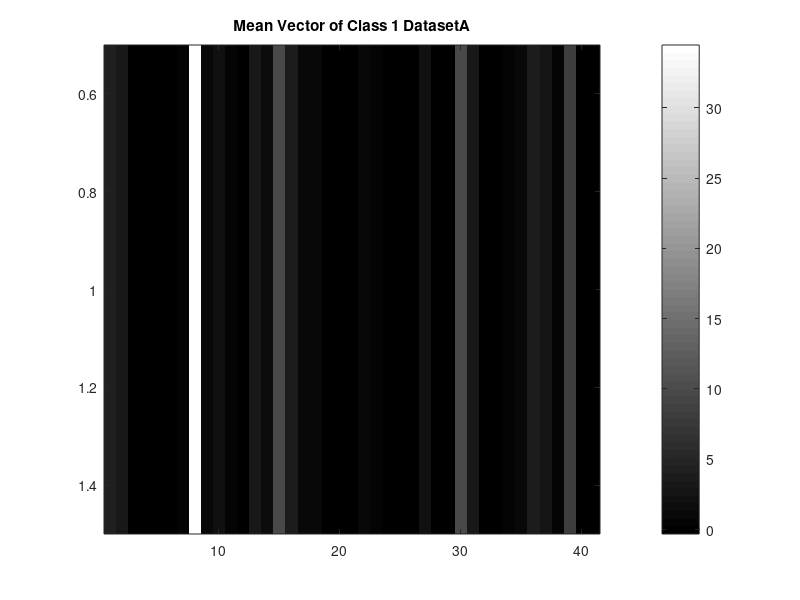
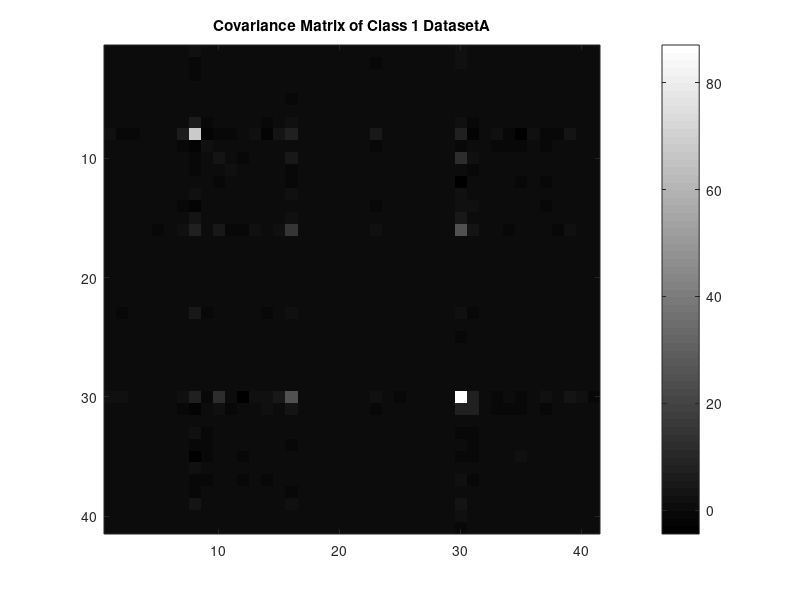
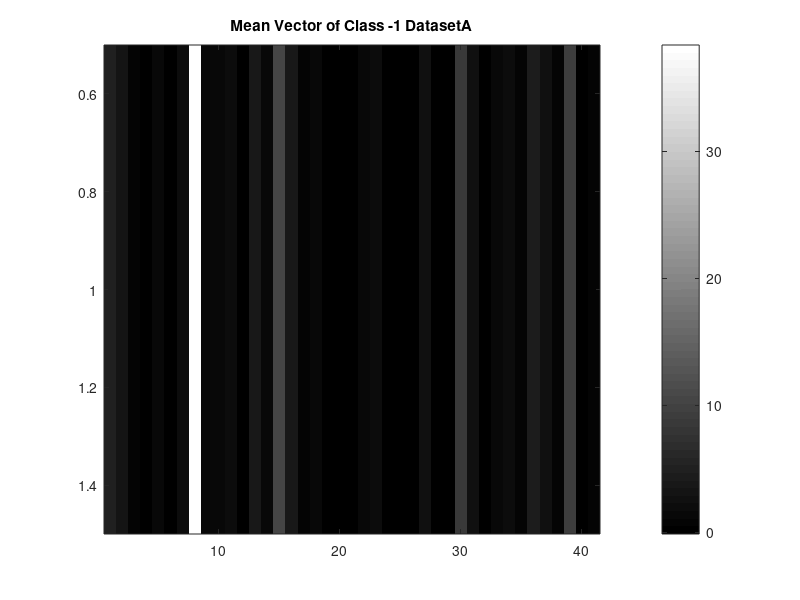
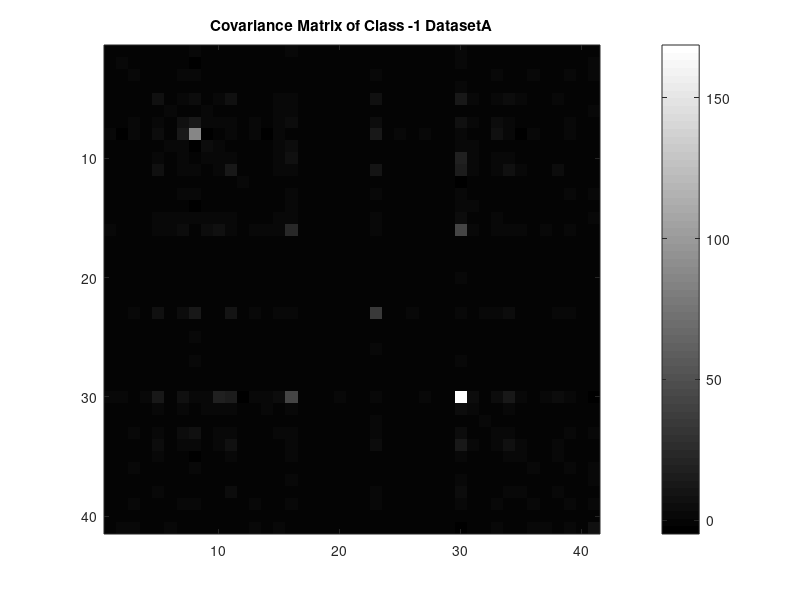

These charts were generated, in order, by the following MATLAB code: (Note: this script raises an error after producing the figures.)
%%MAT Cousulting for Chem R US by Tom Wagner, Alexander Allen, MingYi Wang

%read in D
Doriginal = csvread('DatasetA.csv');

%Break D into id's, class, and features
IDA=Doriginal(:,1); %id column
Class=Doriginal(:,end);   % Y contains the class labels 1 or -1
DA=Doriginal(:,2:(end-1));  % All the rest are the featuresUnIDA=Doriginal(:,2:end);

%% define positive class and calculate mean and covariance
DAp = DA(Class==1,:); %Class 1 of DSA;
[mp,np]=size(DAp);
DAp_mean = (1/mp)*ones(1,mp)*DAp;

figure
imagesc(DAp_mean)
title('Mean Vector of Class 1 DatasetA')
colormap(gray)
colorbar

DAp_centered= DAp - (1/mp)*(ones(mp,mp)*DAp);

CovAp = (1/(mp-1))*DAp_centered'*DAp_centered; %Covariance of class 1

figure 
imagesc(CovAp)
title('Covariance Matrix of Class 1 DatasetA')
colormap(gray)
colorbar

%% define negative class and caluclate mean and covariance

DAn = DA(Class==-1,:); 
[mn,nn]=size(DAn);
DAn_mean=(1/mn)*ones(1,mn)*DAn;

figure
imagesc(DAn_mean)
title('Mean Vector of Class -1 DatasetA')
colormap(gray)
colorbar

DAn_centered=DAn - (1/mn)*(ones(mn,mn)*DAn);

CovAn = (1/(mn-1))*DAn_centered'*DAn_centered;

figure 
imagesc(CovAn)
title('Covariance Matrix of Class -1 DatasetA')
colormap(gray)
colorbar

%% Define testing and trianing sets

% Training and testing matrices for DatasetA

% Classp_train  := Class 1 training data
% Classm_train  := Class -1 training data
% Classp_test   := Class 1 testing data
% Classm_test   := Class -1 testing  data


% Set random number to an initial seed
[r,c]=size(DA);
s=RandStream('mt19937ar','Seed',550);
%generate a permutation of the data
p=randperm(s,r);
DA=DA(p,:);
Y=Class(p);
%Use trainpct percent of the data for training and the rest for testing.
trainpct=.90;
train_size=ceil(r*trainpct);

% Grab training and test data
Train = DA(1:train_size,:);
Test = DA(train_size+1:end,:);
YTrain = Y(1:train_size,:);
YTest = Y(train_size+1:end,:);

%Break them up into Class 1 and Class -1
Classp_train = Train(YTrain==1,:);
Classm_train = Train(YTrain==-1,:);

Classp_test = Test(YTest==1,:);
Classm_test = Test(YTest==-1,:);

%% Mean Method on DatasetA


%Calculate the mean classifier 

% Calculate w as difference of the class means
meanp=mean(Classp_train);
meanm=mean(Classm_train);
w=(meanp-meanm)';
w=w/norm(w);

t= (meanp+meanm)./2*w;
%%%%%%%%%%%%%%%%%%%%%%%%%%%%%%%%%%%%%%%%%%%%%%%%%%%%%%%%%%%%%%%%%%

% Count the number of training  points missclassified in each class. 

MeanPosErrorTrain = sum(Classp_train*w <= t);
MeanNegErrorTrain = sum(Classm_train*w >= t);

MeanTrainError = ((MeanPosErrorTrain + MeanNegErrorTrain)/(size(Train,1)))

%Calculate the testing error of the Mean Method

MeanPosErrorTest = sum(Classp_test*w <= t);
MeanNegErrorTest = sum(Classm_test*w >= t);

MeanTestError = ((MeanPosErrorTest + MeanNegErrorTest)/(size(Test,1))) 

HistClass(Classp_train,Classm_train,w,t,...
    'Mean Method Training Results',MeanTrainError); %Histogram of Mean Training Results

HistClass(Classp_train,Classm_train,w,t,...
    'Mean Method Testing Results',MeanTestError); %Histogram of Mean Testing Results


%% Fisher method on DatasetA

meanp=mean(Classp_train);
meanm=mean(Classm_train);

psize=size(Classp_train,1)
nsize=size(Classm_train,1)
Bp=Classp_train-ones(psize,1)*meanp
Bn=Classm_train-ones(nsize,1)*meanm;

Sw=Bp'*Bp+Bn'*Bn;
wfisher = Sw\(meanp-meanm)';
wfisher=wfisher/norm(wfisher)

tfisher=(meanp+meanm)./2*wfisher%
%%%%%%%%%%%%%%%%%%%%%%%%%%%%%%%%%%%%%%%%%%%%%%%%%%%%%%%

% Analyze training data  results of the Fisher Linear Discriminant

FisherPosErrorTrain = sum(Classp_train*wfisher <= tfisher)%
FisherNegErrorTrain = sum(Classm_train*wfisher >= tfisher)%

FisherTrainError= ((FisherPosErrorTrain + FisherNegErrorTrain)/(size(Train,1)))  

HistClass(Classp_train,Classm_train,wfisher,tfisher,...
    'Fisher Method Training Results',FisherTrainError); % Histogram of Fisher Training Results
%%%%%%%%%%%%%%%%%%%%%%%%%%%%%%%%%%%%%%%%%%%%%%%%%%%%%%%%%%%%%


FisherPosErrorTest = sum(Classp_test*wfisher <= tfisher);
FisherNegErrorTest = sum(Classm_test*wfisher >= tfisher);

FisherTestError= ((FisherPosErrorTest + FisherNegErrorTest)/(size(Test,1)))   

HistClass(Classp_test,Classm_test,wfisher,tfisher,...
    'Fisher Method Testing Results',FisherTestError); % Histogram of Fisher Testing Results

%% KNN classifier on Test set

classifier=knnsearch(Train,Test);
total_error=0;
[s,z]=size(Test)
for i=1:s,
    if(YTest(i)~=YTrain(classifier(i)))
        total_error=total_error+1;
    end
end
error_percent = total_error/s

%% FisherMedian DatasetA

medianp=median(Classp_train);
medianm=median(Classm_train);


BMp=Classp_train-ones(psize,1)*medianp;
BMn=Classm_train-ones(nsize,1)*medianm;

Sw=BMp'*BMp+BMn'*BMn;
wFishMed = Sw\(medianp-medianm)';
wFishMed=wFishMed/norm(wFishMed)

tFishMed=(medianp+medianm)./2*wFishMed

MedFishPosErrorTrain = sum(Classp_train*wFishMed <= tFishMed);
MedFishNegErrorTrain = sum(Classm_train*wFishMed >= tFishMed);
MedFishTrainError = ((MedFishPosErrorTrain + MedFishNegErrorTrain)/(size(Train,1)));

MedFishPosErrorTest = sum(Classp_test*wFishMed <= tFishMed);
MedFishNegErrorTest = sum(Classm_test*wFishMed >= tFishMed);
MedFishTestError= ((MedFishPosErrorTest + MedFishNegErrorTest)/(size(Test,1)));

HistClass(Classp_test,Classm_test,wFishMed,tFishMed,...
    'MedianFisher Method Testing Results',MedFishTestError);

HistClass(Classp_train,Classm_train,wFishMed,tFishMed,...
    'MedianFisher Training Results',MedFishTrainError);

%% DatasetV Analysis


DV = csvread('DatasetV.csv');

IDV=DV(:,1); %id column
DV=DV(:,2:end);

[m,n] = size(DV);

DVmean = (1/m)*ones(1,m)*DV %mean for DatasetV

% image for mean
figure                      
imagesc(DVmean)
title('Mean Vector DatasetV')
colormap(gray)
colorbar
 
%Prediction by fisher LDA method
PClassCount = sum(DV*wfisher > tfisher)
NClassCount = sum(DV*wfisher < tfisher)

classes=ones(m,1);
for i=1:m,
    if(DV(i,:)*wfisher <= tfisher)
        classes(i,1)=-1;
    end 
end

DVLabels = cat(2,IDV,classes);
csvwrite('DatasetVnames.csv',DVLabels);

%Covariance of DV
DV_centered = (DV - (1/m)*(ones(m,m)*DV));
CovDV = (1/(m-1))*DV_centered'*DV_centered


%image of covariance of DatasetV
figure              
imagesc(CovDV)
title('Covariance Matrix of DatasetV')
colormap(gray)
colorbar


DV_labeled = csvread('DatasetVnames.csv');

DVPos = sum(DV_labeled(:,2)==1) %Number of points in DV estimated to be class 1
DVNeg = sum(DV_labeled(:,2)==-1) %Number of points in DB estimated to be class -1

%%%%%%%%%%%%%%%%%%%%%%%%%%%%%%%%%%%%%%%%%
%% DA ErrorsFisher
DApmis = abs(sum(DA*wfisher >= tfisher) - size(DA(Y==1,:),1)); %Number of erroneous class 1 points using fisher method
DAnmis = abs(sum(DA*wfisher <= tfisher) - size(DA(Y==-1,:),1)); %Number of erroneous class -1 points
DAPosError = DApmis/size(DAp,1)
DANegError = DAnmis/size(DAn,1)

TotalDAError = (DApmis+DAnmis)/size(DA,1)%Total error of Fisher on DatasetA
